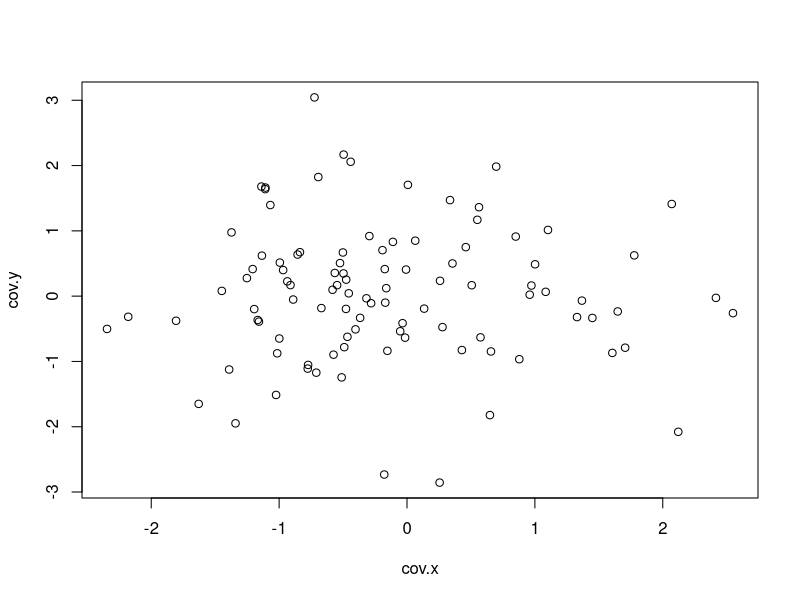
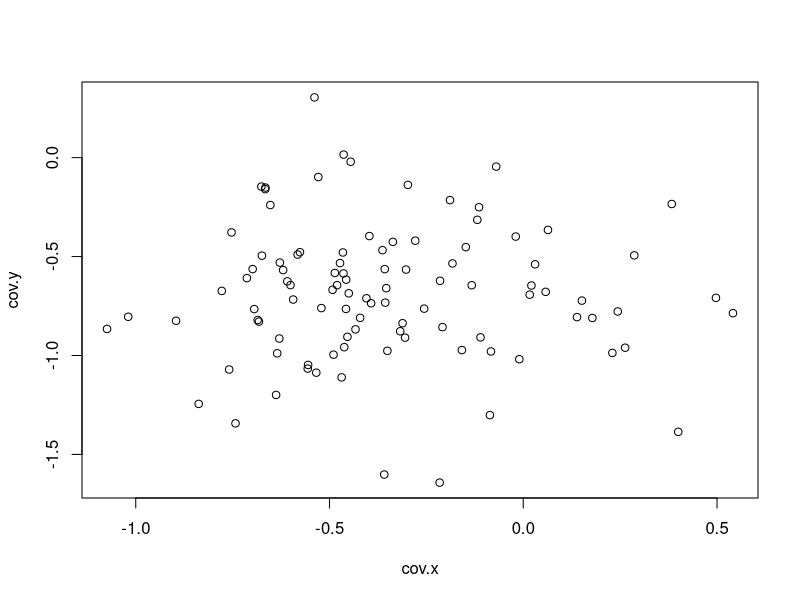
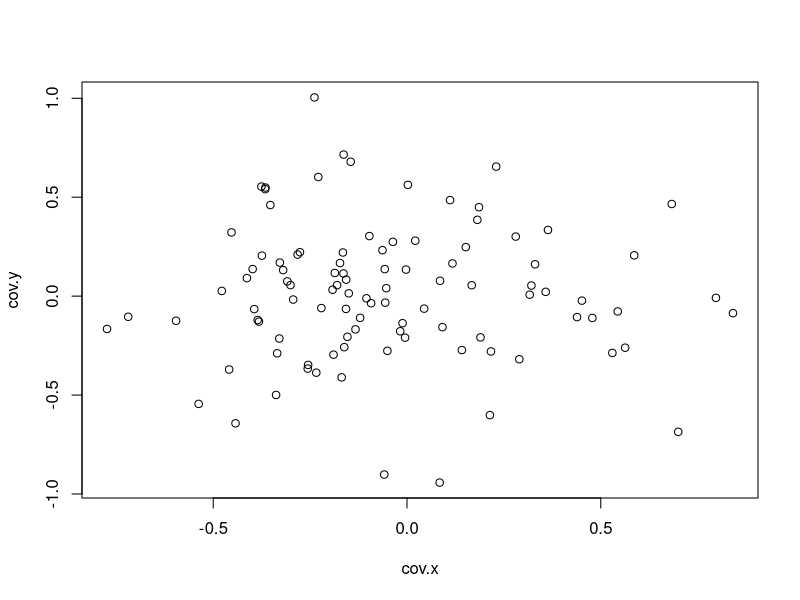
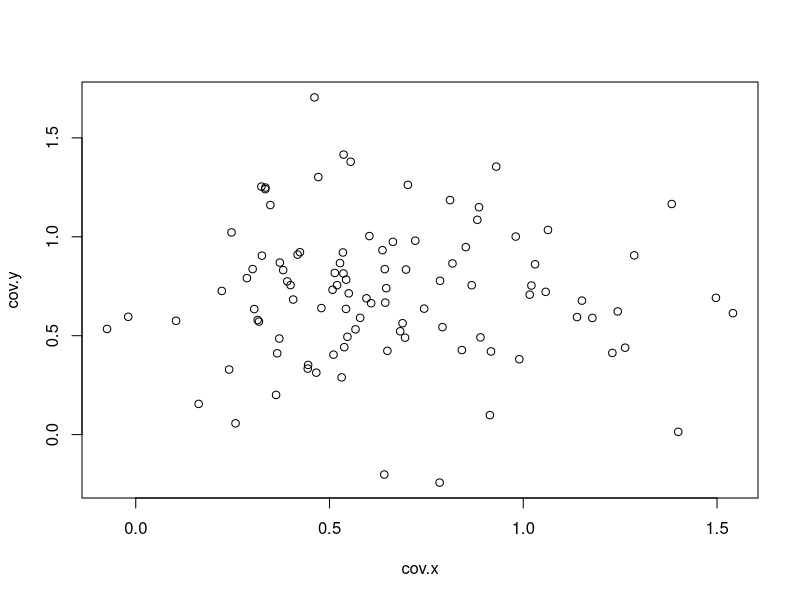
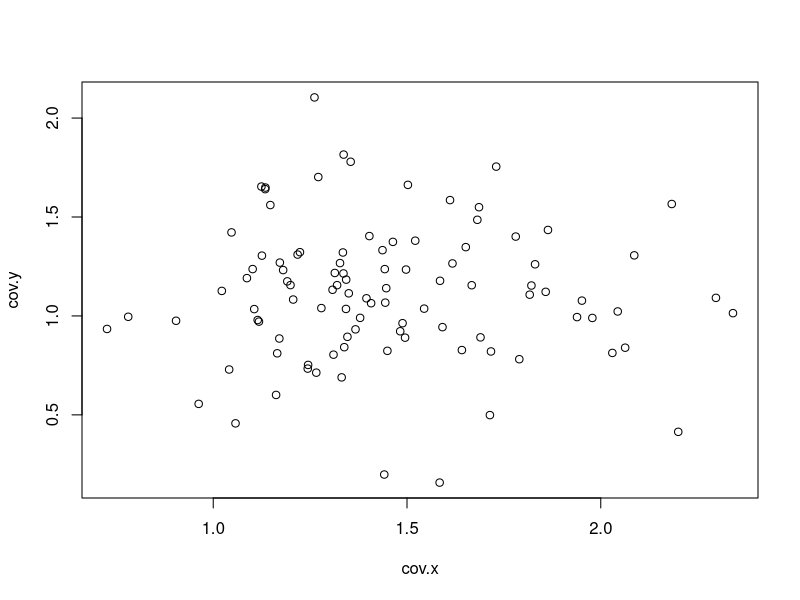
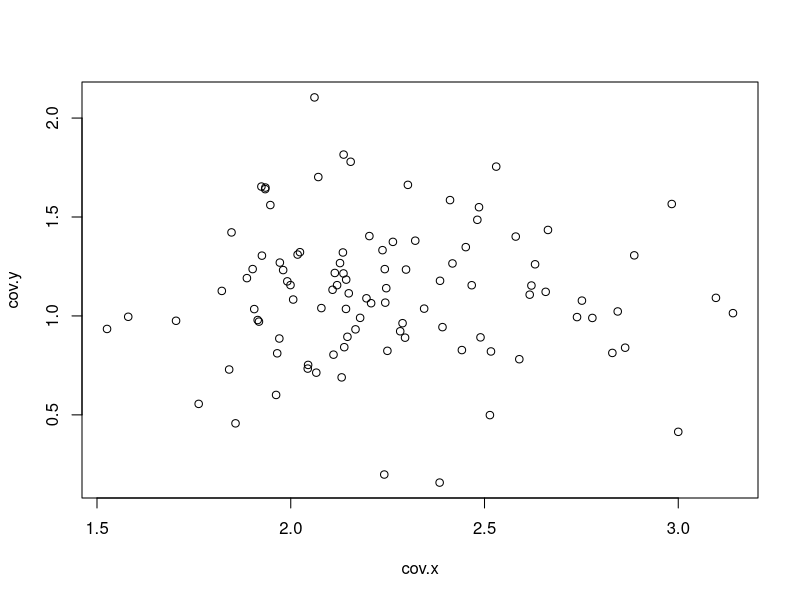
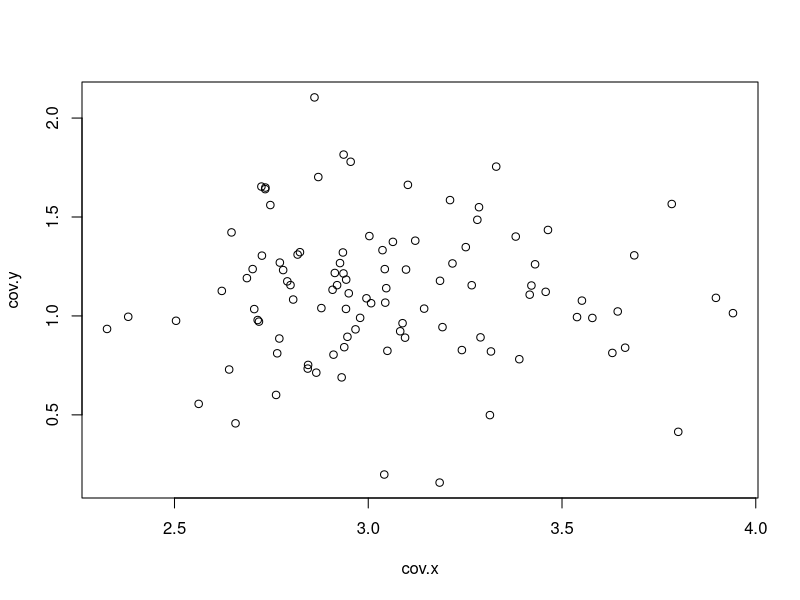
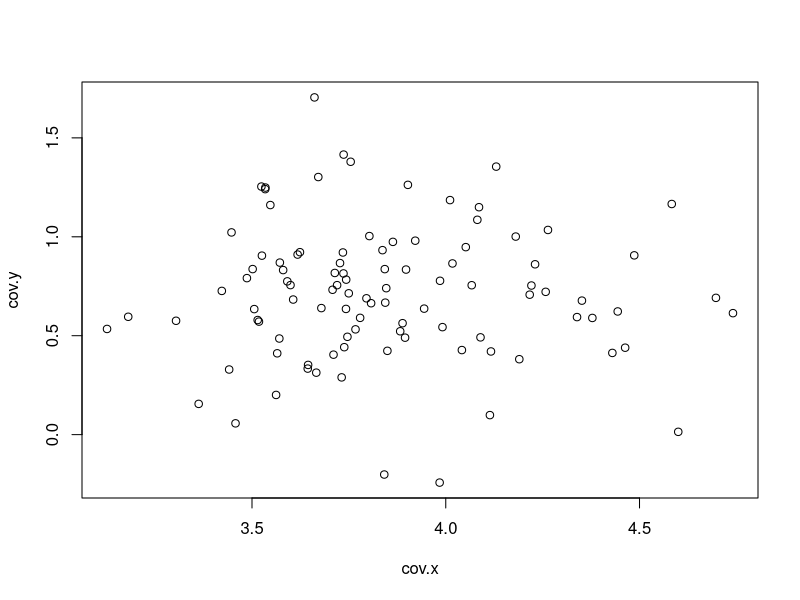

These figures' R source, in order:
#### 바나나 분포에서 적용

# 공분산에 따른 분포 만들기 함수
# a~d는 공분산 행렬의 성분, x는 데이터의 갯수
# mean은 각 변수의 평균, sd 표준편차
# 데이터를 만들기 위해서
cov_simulation <- function(x,a,b,c,d,mean.x,mean.y,sd){
  set.seed(1234)
  cov <- matrix(c(a,b,c,d), nrow = 2, ncol = 2)
  x <- rnorm(x, mean = mean.x, sd = sd)
  y <- rnorm(x, mean = mean.y, sd = sd)
  xy <- cbind(x,y)
  cov.xy <- xy %*% cov
  cov.x <- cov.xy[,1]
  cov.y <- cov.xy[,2]
  return(list(plot = plot(cov.x,cov.y), cov.xy = cov.xy))
}
qwe <- cov_simulation(100,1,0,0,1,0,0,1)
qwe$cov.xy

# 바나나 분포
banana.data1 <- cov_simulation(100,1,0,0,1,-0.3,-0.7,0.33)$cov.xy
banana.data2 <- cov_simulation(100,1,0,0,1,0,0,0.33)$cov.xy
banana.data3 <- cov_simulation(100,1,0,0,1,0.7,0.7,0.33)$cov.xy
banana.data4 <- cov_simulation(100,1,0,0,1,1.5,1.1,0.33)$cov.xy
banana.data5 <- cov_simulation(100,1,0,0,1,2.3,1.1,0.33)$cov.xy
banana.data6 <- cov_simulation(100,1,0,0,1,3.1,1.1,0.33)$cov.xy
banana.data7 <- cov_simulation(100,1,0,0,1,3.9,0.7,0.33)$cov.xy
banana.data8 <- cov_simulation(100,1,0,0,1,4.6,0,0.33)$cov.xy
banana.data9 <- cov_simulation(100,1,0,0,1,4.9,-0.7,0.33)$cov.xy

banana.data_1 <- cov_simulation(100,1,0,0,1,2.3,-1.3,0.33)$cov.xy
banana.data_2 <- cov_simulation(100,1,0,0,1,2,-2,0.33)$cov.xy
banana.data_3 <- cov_simulation(100,1,0,0,1,1.3,-2.7,0.33)$cov.xy
banana.data_4 <- cov_simulation(100,1,0,0,1,0.5,-3.1,0.33)$cov.xy
banana.data_5 <- cov_simulation(100,1,0,0,1,-0.3,-3.1,0.33)$cov.xy
banana.data_6 <- cov_simulation(100,1,0,0,1,-1.1,-3.1,0.33)$cov.xy
banana.data_7 <- cov_simulation(100,1,0,0,1,-1.9,-2.7,0.33)$cov.xy
banana.data_8 <- cov_simulation(100,1,0,0,1,-2.6,-2,0.33)$cov.xy
banana.data_9 <- cov_simulation(100,1,0,0,1,-2.9,-1.3,0.33)$cov.xy



banana.data <- rbind(banana.data1,banana.data2,banana.data3,banana.data4,banana.data5,banana.data6,
                     banana.data7,banana.data8,banana.data9,banana.data_1,banana.data_2,banana.data_3,
                     banana.data_4,banana.data_5,banana.data_6,banana.data_7,banana.data_8,banana.data_9);plot(banana.data)